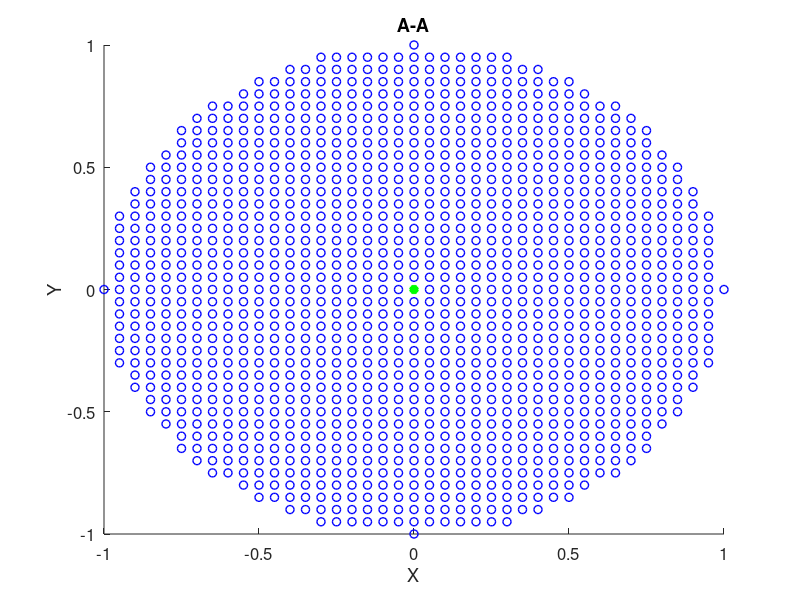

MATLAB code to generate this figure:

hold on
title('A-A')
xlabel('X');
ylabel('Y');
set(gca,'FontSize',12);

sigma=1;
num=20;
del=sigma/num;


for i=-num:num
   for j=-num:num
       if ~(i==0 && j==0)
           x=del*i;
           y=del*j;
           if x^2+y^2<=sigma^2
               plot(x,y,'ob','LineWidth',1);
           end
       end
   end
end

plot(0,0,'*g','LineWidth',4)